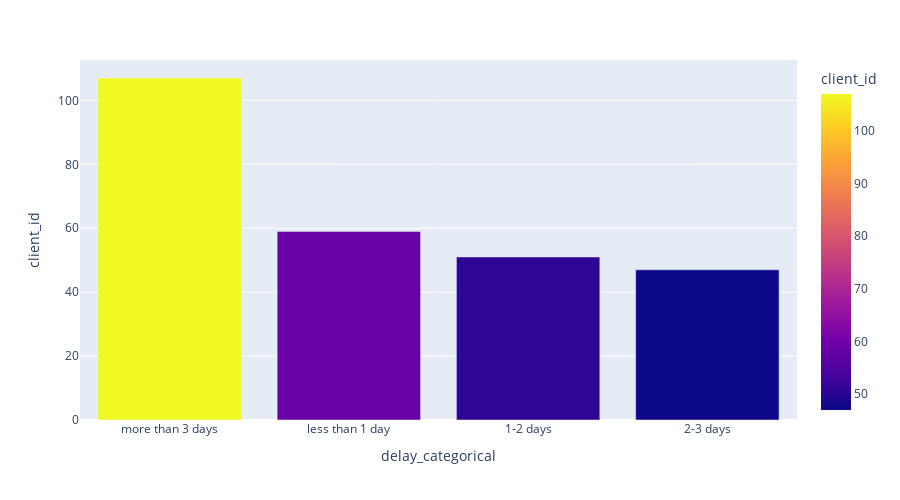

Source (notebook cell):
### Code cell
fig = px.bar(dalays_categorical, x = "delay_categorical", y = "client_id",\
             color="client_id",\
             height=500)
fig.show()

### Figure 1 — Plotly figure (JSON) as saved in the notebook; plotly's stock layout.template omitted (floating-point values rounded to 4 significant figures)
{"data": [{"alignmentgroup": "True", "hovertemplate": "delay_categorical=%{x}<br>client_id=%{marker.color}<extra></extra>", "legendgroup": "", "marker": {"color": [107, 59, 51, 47], "coloraxis": "coloraxis", "pattern": {"shape": ""}}, "name": "", "offsetgroup": "", "orientation": "v", "showlegend": false, "textposition": "auto", "type": "bar", "x": ["more than 3 days", "less than 1 day", "1-2 days", "2-3 days"], "xaxis": "x", "y": [107, 59, 51, 47], "yaxis": "y"}], "layout": {"barmode": "relative", "coloraxis": {"colorbar": {"title": {"text": "client_id"}}, "colorscale": [[0, "#0d0887"], [0.1111, "#46039f"], [0.2222, "#7201a8"], [0.3333, "#9c179e"], [0.4444, "#bd3786"], [0.5556, "#d8576b"], [0.6667, "#ed7953"], [0.7778, "#fb9f3a"], [0.8889, "#fdca26"], [1, "#f0f921"]]}, "height": 500, "legend": {"tracegroupgap": 0}, "margin": {"t": 60}, "xaxis": {"anchor": "y", "domain": [0, 1], "title": {"text": "delay_categorical"}}, "yaxis": {"anchor": "x", "domain": [0, 1], "title": {"text": "client_id"}}}}
